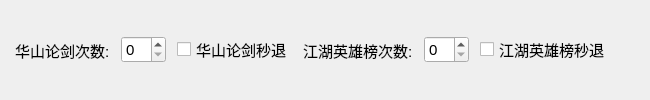
                        <widget class="QWidget" name="widget_22" native="true">
                         <property name="minimumSize">
                          <size>
                           <width>0</width>
                           <height>30</height>
                          </size>
                         </property>
                         <layout class="QHBoxLayout" name="horizontalLayout_13">
                          <property name="spacing">
                           <number>11</number>
                          </property>
                          <property name="leftMargin">
                           <number>15</number>
                          </property>
                          <property name="topMargin">
                           <number>0</number>
                          </property>
                          <property name="rightMargin">
                           <number>0</number>
                          </property>
                          <property name="bottomMargin">
                           <number>0</number>
                          </property>
                          <item>
                           <widget class="QLabel" name="label_17">
                            <property name="font">
                             <font>
                              <pointsize>11</pointsize>
                             </font>
                            </property>
                            <property name="text">
                             <string>华山论剑次数:</string>
                            </property>
                           </widget>
                          </item>
                          <item>
                           <widget class="QSpinBox" name="spinBox_6">
                            <property name="font">
                             <font>
                              <pointsize>11</pointsize>
                             </font>
                            </property>
                           </widget>
                          </item>
                          <item>
                           <widget class="QCheckBox" name="checkBox_10">
                            <property name="font">
                             <font>
                              <pointsize>11</pointsize>
                             </font>
                            </property>
                            <property name="text">
                             <string>华山论剑秒退</string>
                            </property>
                           </widget>
                          </item>
                          <item>
                           <widget class="QLabel" name="label_20">
                            <property name="font">
                             <font>
                              <pointsize>11</pointsize>
                             </font>
                            </property>
                            <property name="text">
                             <string>江湖英雄榜次数:</string>
                            </property>
                           </widget>
                          </item>
                          <item>
                           <widget class="QSpinBox" name="spinBox_7">
                            <property name="font">
                             <font>
                              <pointsize>11</pointsize>
                             </font>
                            </property>
                           </widget>
                          </item>
                          <item>
                           <widget class="QCheckBox" name="checkBox_11">
                            <property name="font">
                             <font>
                              <pointsize>11</pointsize>
                             </font>
                            </property>
                            <property name="text">
                             <string>江湖英雄榜秒退</string>
                            </property>
                           </widget>
                          </item>
                          <item>
                           <spacer name="horizontalSpacer_19">
                            <property name="orientation">
                             <enum>Qt::Horizontal</enum>
                            </property>
                            <property name="sizeHint" stdset="0">
                             <size>
                              <width>40</width>
                              <height>20</height>
                             </size>
                            </property>
                           </spacer>
                          </item>
                         </layout>
                        </widget>
